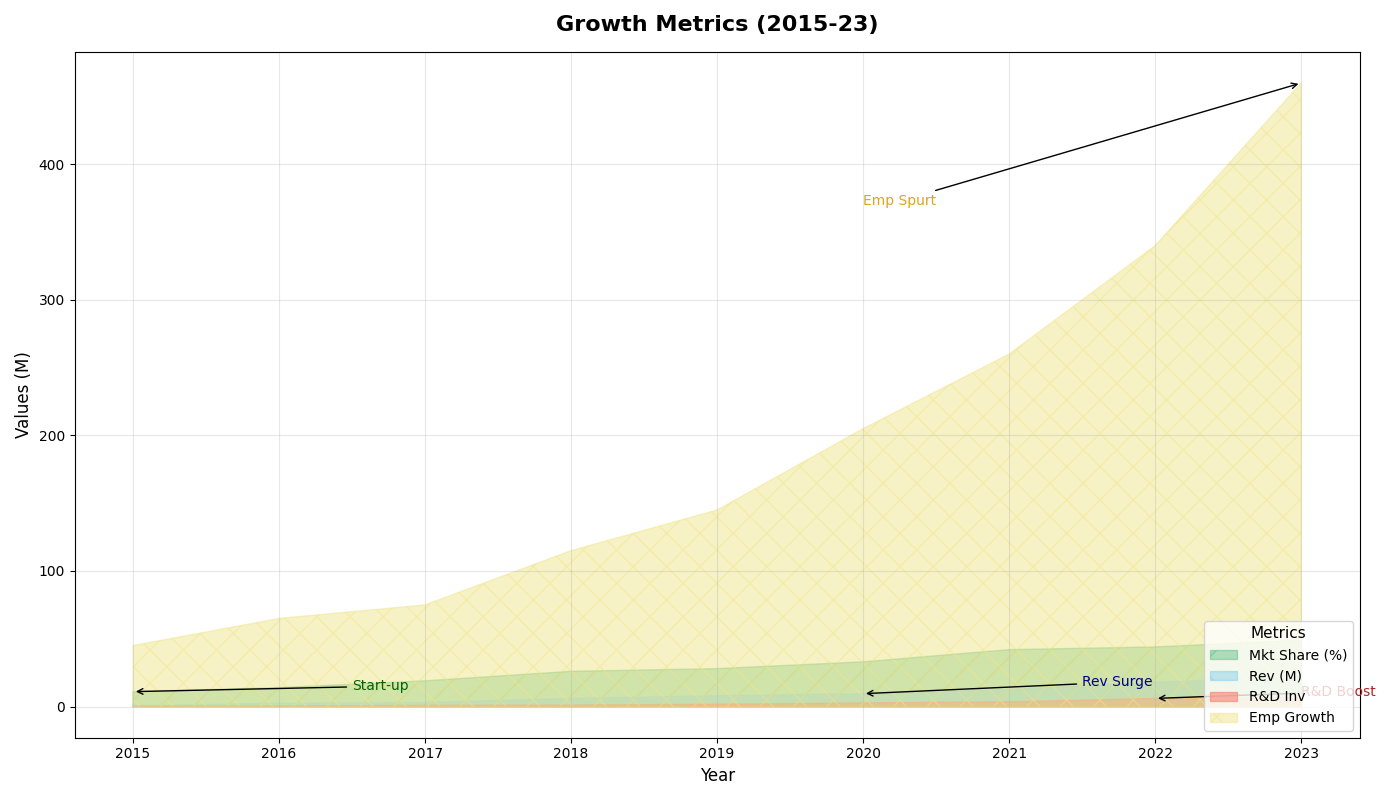

The Python source for this figure:
import matplotlib.pyplot as plt
import numpy as np

years = np.array([2015, 2016, 2017, 2018, 2019, 2020, 2021, 2022, 2023])
market_share = np.array([11, 14, 19, 26, 28, 33, 42, 44, 49])
revenue = np.array([0.5, 2.5, 3, 6, 8, 9.5, 12.5, 18, 21.5])
rnd_investment = np.array([0.3, 0.4, 0.9, 1.1, 1.7, 2.7, 3.5, 6, 6.5])
employee_growth = np.array([45, 65, 75, 115, 145, 205, 260, 340, 460])

fig, ax = plt.subplots(figsize=(14, 8))

# Changed the colors for each dataset
ax.fill_between(years, market_share, color='mediumseagreen', alpha=0.4, hatch='/', label='Mkt Share (%)')
ax.fill_between(years, revenue, color='skyblue', alpha=0.5, hatch='\\', label='Rev (M)')
ax.fill_between(years, rnd_investment, color='salmon', alpha=0.6, hatch='-', label='R&D Inv')
ax.fill_between(years, employee_growth, color='khaki', alpha=0.5, hatch='x', label='Emp Growth')

ax.set_title('Growth Metrics (2015-23)', fontsize=16, fontweight='bold', pad=15)
ax.set_xlabel('Year', fontsize=12)
ax.set_ylabel('Values (M)', fontsize=12)

ax.legend(loc='lower right', fontsize=10, title='Metrics', title_fontsize='11')
ax.grid(True, linestyle='-', linewidth=0.8, alpha=0.3)

ax.annotate('Start-up', xy=(2015, market_share[0]), xytext=(2016.5, 12),
            arrowprops=dict(facecolor='darkgreen', arrowstyle='->'), fontsize=10, color='darkgreen')
ax.annotate('Rev Surge', xy=(2020, revenue[5]), xytext=(2021.5, 15),
            arrowprops=dict(facecolor='navy', arrowstyle='->'), fontsize=10, color='navy')
ax.annotate('R&D Boost', xy=(2022, rnd_investment[7]), xytext=(2023, 8),
            arrowprops=dict(facecolor='firebrick', arrowstyle='->'), fontsize=10, color='firebrick')
ax.annotate('Emp Spurt', xy=(2023, employee_growth[8]), xytext=(2020, 370),
            arrowprops=dict(facecolor='goldenrod', arrowstyle='->'), fontsize=10, color='goldenrod')

plt.tight_layout()
plt.show()
